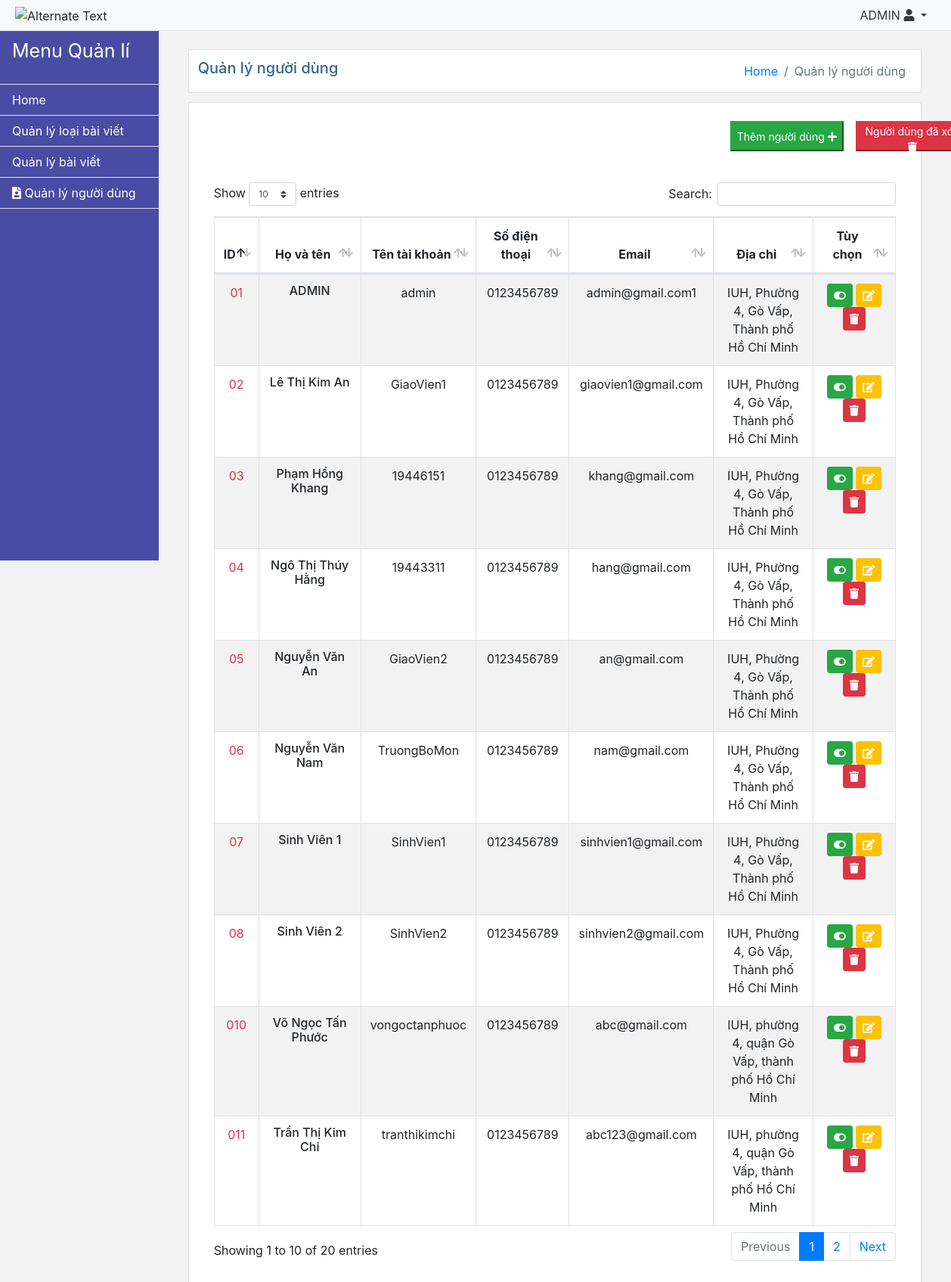
Page /admin/index.php?option=user (signed in) on the committed database.
### tables this page shows
CREATE TABLE `user` (
  `ID` int(11) NOT NULL,
  `fullname` varchar(255) NOT NULL,
  `username` varchar(225) NOT NULL,
  `password` varchar(64) NOT NULL,
  `email` varchar(255) NOT NULL,
  `gender` varchar(5) DEFAULT NULL,
  `address` text DEFAULT NULL,
  `phone` varchar(20) DEFAULT NULL,
  `img` varchar(100) DEFAULT NULL,
  `access` int(11) NOT NULL,
  `status` int(11) NOT NULL,
  `StudentID` varchar(50) DEFAULT NULL,
  `Department` varchar(50) DEFAULT NULL,
  `Subject` varchar(100) DEFAULT NULL,
  `MSGVMSGV` varchar(100) DEFAULT NULL
);

### system/load.php (called while the page is built, shortened)
<?php
function loadComponent($page=true)
{
	$pathView='views/';
	if($page==true)
	{
		$pathView.='pages/';
		if(isset($_REQUEST['option']))
		{
			$pathView.=$_REQUEST['option'];
			if($_REQUEST['option']=='cart')
			{
				if(isset($_REQUEST['cat']))
				{
					$pathView.='-'.$_REQUEST['cat'].'.php';
				}
				else
				{
					$pathView.='.php';
				}
			}
			else
			{
				if(isset($_REQUEST['id']))
				{
					$pathView.='-detail.php';
				}
				else
				{
					if(isset($_REQUEST['cat']))
					{
						$pathView.='-category.php';
					}
					else
					{
						$pathView.='.php';
					}
				}
			}
		}
		else
		{
			$pathView.='home.php';
		}
	}
	else
	{
		$pathView.='pages/';
		if(isset($_REQUEST['option']))
		{
			$pathView.=$_REQUEST['option'].'/';
			if(isset($_REQUEST['cat']))
			{
				$pathView.=$_REQUEST['cat'].'.php';
			}
			else
			{
				$pathView.='index.php';
			}
		}
		else
		{
			$pathView.='dashboard/index.php';
		}
	}
	require_once($pathView);
}
function loadModel($name)
{
	$model = ucfirst(strtolower($name));
	$pathView ='models/'.$model.'.php';
	return new $model;
}
?>

### admin/index.php (called while the page is built, shortened)
<?php
require_once('../system/Database.php');
require_once('../system/load.php');
loadComponent(false);
?>

### system/Database.php (called while the page is built, shortened)
<?php
 class Database extends config
 {
 	function __construct()
 	{
 		$this->conn = mysqli_connect($this->DB_SERVER,$this->DB_USERNAME,$this->DB_PASSWORD,$this->DB_NAME);
 		mysqli_set_charset($this->conn,"utf8");
 	}
 	function TableName($name)
 	{
 		return $this->dbprefix.$name;
 	}
 	function QueryAll($sql)
 	{
 		$result=mysqli_query($this->conn, $sql);
 		$a=array();
 		while($row=mysqli_fetch_assoc($result))
 		{
 			$a[]=$row;
 		}
 		return $a;
 	}
 }
  ?>

### admin/models/User.php (called while the page is built, shortened)
<?php
class User extends Database
{
	function __construct()
	{
		$this->table = $this->TableName('user');
	}
	function list_user($page=true)
	{
		if($page==true)
		{
			$sql="SELECT * FROM $this->table
			WHERE status!='0'
			";
		}
		else
		{
			$sql="SELECT * FROM $this->table
			WHERE status='0'
			";
		}
		return $this->QueryAll($sql);
	}
}
?>

### admin/views/pages/user/index.php (the view, shortened to what this page needs)
<?php
$user = loadModel('user');
$list=$user->list_user();
?>
<?php require_once 'views/header.php'; ?>
<body style="background-color:#F2F2F2;">
	<?php require_once 'views/Mainmenu.php'; ?>
	<section>
		<div class="main-content container-fluid">
			<div class="row">
				<?php require_once 'views/LeftMenu.php'; ?>
				<div class="col-md-10 ">
					<div class="p-4">
						<div class="card card-title bg-white p-1">
							<div class="row">
								<div class="col-md-6 "> <h5 class="pl-2 mt-2 text-blues">Quản lý người dùng</h5> </div>
								<div class="col-md-6 m-0">
									<ol class="breadcrumb bg-white float-sm-right m-0">
										<li class="breadcrumb-item m-0"><a href="~Admin">Home</a></li>
										<li class="breadcrumb-item active m-0">Quản lý người dùng</li>
									</ol>
								</div>
							</div>
						</div>
						<section class=" ">
							<div class=" bg-white card  p-3">
								<div class="row justify-content-end">
									<div class="col-md-4">
										<div class="pt-1 ml-5 d-flex flex-row">
											<a class="text-white btn-sm " href="index.php?option=user&cat=insert">
											<button class="btn-success" style="width: 150px; height : 40px" >Thêm người dùng <i class="fas fa-plus"></i></button>
											</a>
											<a class="text-white btn-sm  " href="index.php?option=user&cat=trash">
												<button class="btn-danger" style="width: 150px; height : 40px" >Người dùng đã xóa <i class="fas fa-trash"></i></button>
											</a>
										</div>
									</div>
								</div>
								<div class="row">
									<div  class="card-block p-3">
										<div class="col-md-12 p-3">
											<table id="myTable1" class="table table-striped table-bordered dt-responsive">
												<thead>
													<tr>
														<th class="text-center">ID</th>
														<th class="text-center" style='width:15%'>Họ và tên</th>
														<th class="text-center">Tên tài khoản</th>
														<th class="text-center">Số điện thoại</th>
														<th class="text-center">Email</th>
														<th class="text-center">Địa chỉ</th>
														<th class="text-center" style='width:12%'>Tùy chọn</th>
													</tr>
												</thead>
												<tbody>
													<?php foreach($list as $row):?>
														<?php $id=$row['ID']; ?>
														<tr>
															<td class="text-center text-danger">0<?php echo $row['ID']  ?></td>
															<td class="text-center"><h6><?php echo $row['fullname']  ?></td>
															<td class="text-center"><?php echo $row['username']  ?></td>
															<td class="text-center"><?php echo $row['phone']  ?></td>
															<td class="text-center"><?php echo $row['email']  ?></td>
															<td class="text-center"><?php echo $row['address']  ?></td>
															<td class="text-center"><?php if($row['status']==1):  ?>
															<a class="btn btn-sm btn-success" href="index.php?option=user&cat=status&id=<?php echo $id; ?>" > <i class="fa fa-toggle-on"></i> </a>
															<?php else: ?>
															<a class="btn btn-sm btn-danger" href="index.php?option=user&cat=status&id=<?php echo $id; ?>" > <i class="fa fa-toggle-off"></i> </a>
															<?php endif;  ?>
															<a class="btn btn-sm btn-warning" href="index.php?option=user&cat=update&id=<?php echo $id; ?>" > <i class="text-white fas fa-edit"></i> </a>
															<a class="btn btn-sm btn-danger " href="index.php?option=user&cat=detrash&id=<?php echo $id; ?>" > <i class=" fa fa-trash"></i> </a></td>
														</tr>
													<?php endforeach; ?>
												</tbody>
											</table>
										</div>
									</div>
								</div>
							</section>
						</div>
					</div>
				</div>
			</div>
		</section>
	</body>

### public/css/fStyle.css (style rules this page uses)
* { box-sizing: border-box; margin: 0; }
a { text-decoration: none; }
.text-blues { color: #326690; }

### rows in the picture
user: ID "1", fullname "ADMIN", username "admin", phone "0123456789", email "admin@gmail.com1", address "IUH, Phường 4, Gò Vấp, Thành phố Hồ Chí Minh"
user: ID "2", fullname "Lê Thị Kim An", username "GiaoVien1", phone "0123456789", email "giaovien1@gmail.com", address "IUH, Phường 4, Gò Vấp, Thành phố Hồ Chí Minh"
user: ID "3", fullname "Phạm Hồng Khang", username "19446151", phone "0123456789", email "khang@gmail.com", address "IUH, Phường 4, Gò Vấp, Thành phố Hồ Chí Minh"
user: ID "4", fullname "Ngô Thị Thúy Hằng", username "19443311", phone "0123456789", email "hang@gmail.com", address "IUH, Phường 4, Gò Vấp, Thành phố Hồ Chí Minh"
user: ID "5", fullname "Nguyễn Văn An", username "GiaoVien2", phone "0123456789", email "an@gmail.com", address "IUH, Phường 4, Gò Vấp, Thành phố Hồ Chí Minh"
user: ID "6", fullname "Nguyễn Văn Nam", username "TruongBoMon", phone "0123456789", email "nam@gmail.com", address "IUH, Phường 4, Gò Vấp, Thành phố Hồ Chí Minh"
user: ID "7", fullname "Sinh Viên 1", username "SinhVien1", phone "0123456789", email "sinhvien1@gmail.com", address "IUH, Phường 4, Gò Vấp, Thành phố Hồ Chí Minh"
user: ID "8", fullname "Sinh Viên 2", username "SinhVien2", phone "0123456789", email "sinhvien2@gmail.com", address "IUH, Phường 4, Gò Vấp, Thành phố Hồ Chí Minh"
user: ID "10", fullname "Võ Ngọc Tấn Phước", username "vongoctanphuoc", phone "0123456789", email "abc@gmail.com", address "IUH, phường 4, quận Gò Vấp, thành phố Hồ Chí Minh"
user: ID "11", fullname "Trần Thị Kim Chi", username "tranthikimchi", phone "0123456789", email "abc123@gmail.com", address "IUH, phường 4, quận Gò Vấp, thành phố Hồ Chí Minh"

### other values in the picture
$_SESSION['user_fullname'] "ADMIN"
